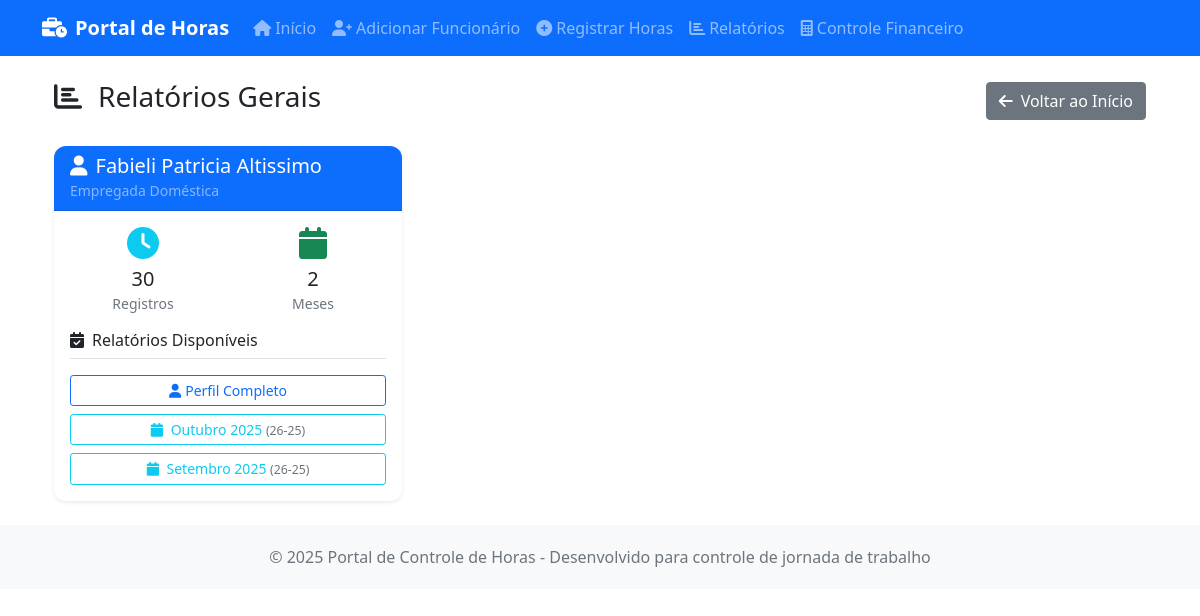
Screenshot of /relatorios with the database file from the repository.
### tables this page shows
CREATE TABLE funcionarios (
            id INTEGER PRIMARY KEY AUTOINCREMENT,
            nome TEXT NOT NULL UNIQUE,
            cargo TEXT NOT NULL,
            salario_mensal REAL NOT NULL,
            salario_hora REAL NOT NULL,
            horas_mensais INTEGER NOT NULL DEFAULT 220,
            data_cadastro DATE NOT NULL,
            ativo BOOLEAN NOT NULL DEFAULT 1,
            created_at TIMESTAMP DEFAULT CURRENT_TIMESTAMP,
            updated_at TIMESTAMP DEFAULT CURRENT_TIMESTAMP
        , desconto REAL DEFAULT 0.00);

### index.py (the view)
@app.route('/relatorios')
@app.route('/relatorios/page/<int:page>')
def relatorios(page=1):
    per_page = 6  # 6 funcionários por página
    offset = (page - 1) * per_page
    count_query = "SELECT COUNT(*) as total FROM funcionarios WHERE ativo = 1"
    total_result = DatabaseManager.execute_query(count_query, fetch_one=True)
    total_funcionarios = total_result['total'] if total_result else 0
    query = "SELECT * FROM funcionarios WHERE ativo = 1 ORDER BY nome LIMIT ? OFFSET ?"
    funcionarios_list = DatabaseManager.execute_query(query, (per_page, offset), fetch_all=True)
    relatorios_data = []
    for funcionario in funcionarios_list:
        query_total = "SELECT COUNT(*) as total FROM registros_ponto WHERE funcionario_id = ?"
        total_registros = DatabaseManager.execute_query(query_total, (funcionario['id'],), fetch_one=True)
        query_meses = """
            SELECT DISTINCT data
            FROM registros_ponto
            WHERE funcionario_id = ?
            ORDER BY data DESC
            LIMIT 50
        """
        registros_recentes = DatabaseManager.execute_query(query_meses, (funcionario['id'],), fetch_all=True)
        periodos_fechamento = set()
        for registro in registros_recentes:
            data_registro = datetime.strptime(registro['data'], '%Y-%m-%d').date()
            mes_fechamento, ano_fechamento = obter_mes_fechamento_de_data(data_registro)
            periodos_fechamento.add((ano_fechamento, mes_fechamento))
        periodos_ordenados = sorted(list(periodos_fechamento), reverse=True)[:6]
        meses_nomes = ['Janeiro', 'Fevereiro', 'Março', 'Abril', 'Maio', 'Junho',
                       'Julho', 'Agosto', 'Setembro', 'Outubro', 'Novembro', 'Dezembro']
        meses_trabalhados = []
        for ano, mes in periodos_ordenados:
            meses_trabalhados.append({
                'mes_ano': f"{ano}-{mes:02d}",
                'ano': str(ano),
                'mes': str(mes),
                'nome': meses_nomes[mes-1]
            })
        relatorios_data.append({
            'funcionario': funcionario,
            'total_registros': total_registros['total'] if total_registros else 0,
            'meses_trabalhados': meses_trabalhados
        })
    total_pages = (total_funcionarios + per_page - 1) // per_page  # Ceiling division
    has_prev = page > 1
    has_next = page < total_pages
    prev_page = page - 1 if has_prev else None
    next_page = page + 1 if has_next else None
    pagination_info = {
        'page': page,
        'per_page': per_page,
        'total': total_funcionarios,
        'total_pages': total_pages,
        'has_prev': has_prev,
        'has_next': has_next,
        'prev_page': prev_page,
        'next_page': next_page
    }
    return render_template('relatorios.html', relatorios_data=relatorios_data, pagination=pagination_info)

### index.py (called while the page is built)
def obter_mes_fechamento_de_data(data):
    from datetime import datetime, date
    if isinstance(data, str):
        data_obj = datetime.strptime(data, '%Y-%m-%d').date()
    elif isinstance(data, date):
        data_obj = data
    else:
        data_obj = data.date()
    _, _, mes_fechamento, ano_fechamento = calcular_periodo_fechamento(data_obj)
    return mes_fechamento, ano_fechamento

    @staticmethod
    def get_connection():
        conn = sqlite3.connect(DB_FILE)
        conn.row_factory = sqlite3.Row  # Permite acesso por nome de coluna
        return conn

    @staticmethod
    def execute_query(query, params=None, fetch_one=False, fetch_all=False):
        conn = DatabaseManager.get_connection()
        try:
            cursor = conn.cursor()
            if params:
                cursor.execute(query, params)
            else:
                cursor.execute(query)
            if fetch_one:
                result = cursor.fetchone()
                return dict(result) if result else None
            elif fetch_all:
                results = cursor.fetchall()
                return [dict(row) for row in results] if results else []
            else:
                conn.commit()
                return cursor.lastrowid
        finally:
            conn.close()

### templates/relatorios.html (shortened to what this page needs)
{% extends "base.html" %}
{% block content %}
<div class="container-fluid">
    <div class="row">
        <div class="col-12">
            <div class="d-flex justify-content-between align-items-center mb-4">
                <h1 class="h3"><i class="fas fa-chart-bar me-3"></i>Relatórios Gerais</h1>
                <a href="{{ url_for('index') }}" class="btn btn-secondary">
                    <i class="fas fa-arrow-left me-2"></i>Voltar ao Início
                </a>
            </div>
            {% if relatorios_data %}
            <div class="row">
                {% for item in relatorios_data %}
                <div class="col-lg-6 col-xl-4 mb-4">
                    <div class="card h-100 shadow-sm">
                        <div class="card-header bg-primary text-white">
                            <h5 class="card-title mb-0">
                                <i class="fas fa-user me-2"></i>{{ item.funcionario.nome }}
                            </h5>
                            <small class="text-white-50">{{ item.funcionario.cargo }}</small>
                        </div>
                        <div class="card-body">
                            <div class="row mb-3">
                                <div class="col-6">
                                    <div class="text-center">
                                        <i class="fas fa-clock text-info fa-2x mb-2"></i>
                                        <p class="h5 mb-0">{{ item.total_registros }}</p>
                                        <small class="text-muted">Registros</small>
                                    </div>
                                </div>
                                <div class="col-6">
                                    <div class="text-center">
                                        <i class="fas fa-calendar text-success fa-2x mb-2"></i>
                                        <p class="h5 mb-0">{{ item.meses_trabalhados|length }}</p>
                                        <small class="text-muted">Meses</small>
                                    </div>
                                </div>
                            </div>
                            {% if item.meses_trabalhados %}
                            <h6 class="border-bottom pb-2 mb-3">
                                <i class="fas fa-calendar-check me-2"></i>Relatórios Disponíveis
                            </h6>
                            <div class="d-grid gap-2">
                                <a href="{{ url_for('visualizar_funcionario', nome=item.funcionario.nome) }}"
                                   class="btn btn-outline-primary btn-sm">
                                    <i class="fas fa-user me-1"></i>Perfil Completo
                                </a>
                                {% for mes in item.meses_trabalhados[:3] %}
                                <a href="{{ url_for('relatorio_mensal', funcionario_nome=item.funcionario.nome, mes=mes.mes|int, ano=mes.ano|int) }}"
                                   class="btn btn-outline-info btn-sm">
                                    <i class="fas fa-calendar me-1"></i>
                                    {{ mes.nome }} {{ mes.ano }} <small class="text-muted">(26-25)</small>
                                </a>
                                {% endfor %}
                            </div>
                            {% endif %}
                        </div>
                    </div>
                </div>
                {% endfor %}
            </div>
            {% endif %}
        </div>
    </div>
</div>
{% endblock %}

### templates/base.html (style rules this page uses)
.card { border-radius: 15px; box-shadow: 0 4px 6px rgba(0, 0, 0, 0.1); }

### templates/relatorios.html (style rules this page uses)
.card { border-radius: 12px; border: none; transition: all 0.3s ease; }
.card-header { border-radius: 12px 12px 0 0 !important; }

### rows the page displays
funcionarios: funcionario.nome "Fabieli Patricia Altissimo", funcionario.cargo "Empregada Doméstica"

### other values shown
{{ item.total_registros }} "30"
{{ item.meses_trabalhados|length }} "2"
{{ mes.nome }} "Outubro" "Setembro"
{{ mes.ano }} "2025" "2025"
